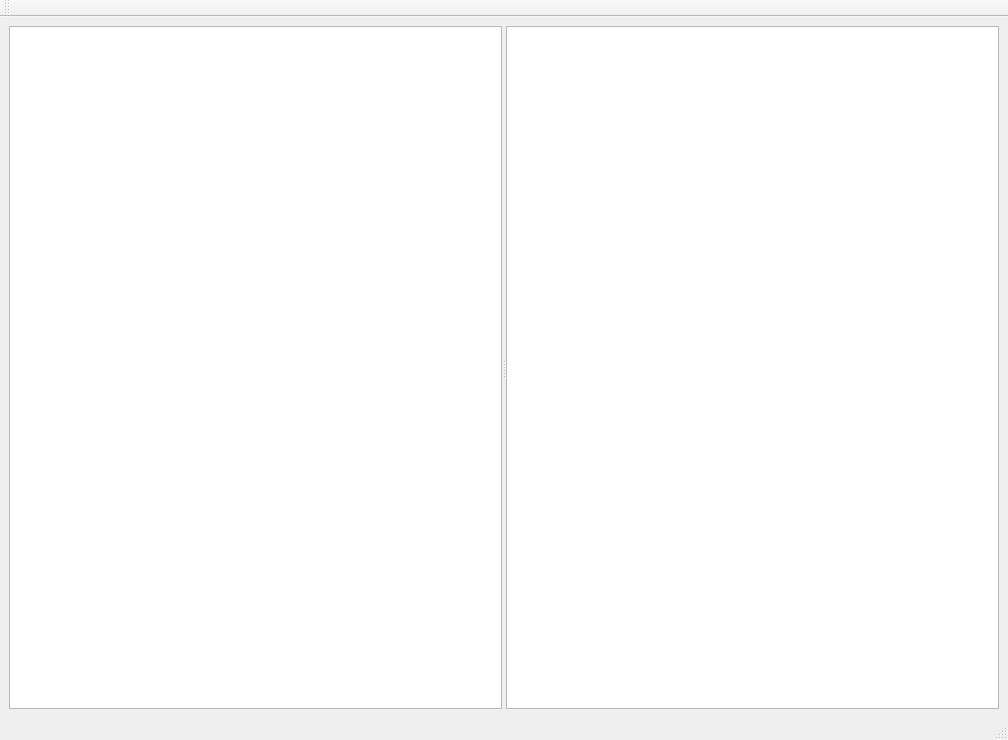
<?xml version="1.0" encoding="UTF-8"?>
<ui version="4.0">
 <class>MainWindow</class>
 <widget class="QMainWindow" name="MainWindow">
  <property name="geometry">
   <rect>
    <x>0</x>
    <y>0</y>
    <width>1008</width>
    <height>740</height>
   </rect>
  </property>
  <property name="windowTitle">
   <string>MainWindow</string>
  </property>
  <widget class="QWidget" name="centralwidget">
   <layout class="QHBoxLayout" name="horizontalLayout">
    <item>
     <widget class="QSplitter" name="splitter">
      <property name="orientation">
       <enum>Qt::Horizontal</enum>
      </property>
      <widget class="QTreeView" name="treeView"/>
      <widget class="QTableView" name="tableView"/>
     </widget>
    </item>
   </layout>
  </widget>
  <widget class="QMenuBar" name="menubar">
   <property name="geometry">
    <rect>
     <x>0</x>
     <y>0</y>
     <width>1008</width>
     <height>20</height>
    </rect>
   </property>
  </widget>
  <widget class="QStatusBar" name="statusbar"/>
  <widget class="QToolBar" name="toolBar">
   <property name="windowTitle">
    <string>toolBar</string>
   </property>
   <attribute name="toolBarArea">
    <enum>TopToolBarArea</enum>
   </attribute>
   <attribute name="toolBarBreak">
    <bool>false</bool>
   </attribute>
  </widget>
 </widget>
 <resources/>
 <connections/>
</ui>
